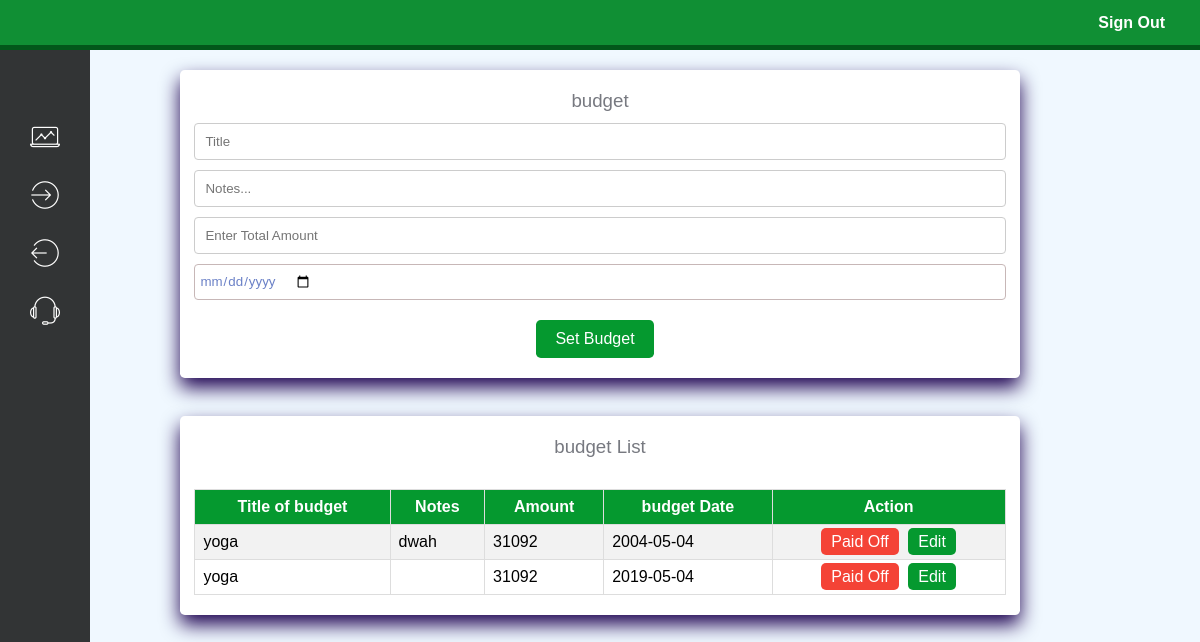
/CashIn.php, run on the app's committed database.
### tables this page shows
CREATE TABLE `budgets` (
  `BudgetID` int(11) NOT NULL,
  `UserID` int(255) NOT NULL,
  `title_budget` varchar(255) NOT NULL,
  `notes_budget` text DEFAULT NULL,
  `amount_budget` int(11) NOT NULL,
  `budget_date` date NOT NULL
);

### CashIn.php (the view, shortened to what this page needs)
<?php
$conn = getConnection();
?>
<!DOCTYPE html>
<html lang="en">
<head>
    <link rel="stylesheet" href="Assets/cashin.css">
</head>
<body>
    <aside class="sidebar">
        <div class="container">
            <div class="logo">
            </div>
        <ul class="links">
            <li>
            <span><img src="img/dash (2).png" alt="Dashboard"></span>
            </li>
            <li>
                <span><img src="img/cashinn.png" alt="Dashboard"></span>
            </li>
            <li>
            <span><img src="img/cashoutt.png" alt="Dashboard"></span>
            </li>
            <li>
            <span> <img src="img/layanan.png" alt="Dashboard"></span>
        </li>
        </ul>
        </aside>
        <div class="topbar" style="border-bottom:5px solid #02571a; background-color:#108f34 " >
      <a href="logout.php" id="signout-link">Sign Out</a>
    </div>
    <div class="user-amount-container">
        <div class="wrapper">
            <div class="container">
                <div class="total-amount-container">
                    <h3>budget</h3>
                    <div>
                    <form method="post" action="">
    <input type="text" name="budgets-title" id="budgets-title" placeholder="Title">
    <input type="text" name="Notes-text" id="Notes-text" placeholder="Notes...">
    <input type="text" name="total-amount" id="total-amount" placeholder="Enter Total Amount">
    <input type="date" name="budget" id="budget" placeholder="Select budget Date">
    <button type="submit" class="submit-budgetbtn" id="total-amount-button">Set Budget</button>
</form>
                    </div>
                </div>
                <br>
                <div class="budget-list">
                    <h3>budget List</h3>
                    <div class="list-budget" id="list-budget">
                        <div class="table-container">
                            <table border="1px">
                                <tr>
                                    <th>Title of budget</th>
                                    <th>Notes</th>
                                    <th>Amount</th>
                                    <th>budget Date</th>
                                    <th>Action</th>
                                </tr>
                                <?php
$fetchQuery = "SELECT * FROM budgets";
$fetchResult = mysqli_query($conn, $fetchQuery);
if ($fetchResult) {
    while ($row = mysqli_fetch_assoc($fetchResult)) {
        echo "<tr>";
        echo "<td>{$row['title_budget']}</td>";
        echo "<td>{$row['notes_budget']}</td>";
        echo "<td>{$row['amount_budget']}</td>";
        echo "<td>{$row['budget_date']}</td>";
        echo '<td class="action-buttons">
                    <a href="delete_cashin.php?delete=' . $row['BudgetID'] . '" class="delete-button">Paid Off</a>
                    <a href="edit_cashin.php?id=' . $row['BudgetID'] . '" class="edit-button">Edit</a>
                </td>';
        echo "</tr>";
    }
} else {
    echo "Error: " . mysqli_error($conn);
}
?>
                            </table>
                        </div>
</body>
</html>

### Assets/cashin.css (style rules this page uses)
* { padding: 0; margin: 0; box-sizing: border-box; font-family: sans-serif; user-select: none; --webkit-user-select: none; }
.topbar { position: fixed; top: 0; height: 50px; width: 100%; background-color: #05992f; display: flex; align-items: center; padding: 0 15px; justify-content: space-between; color: white; }
#signout-link { color: white; font-weight: bold; text-decoration: none; cursor: pointer; margin-right: 20px; }
.sidebar { position: fixed; top: 50px; left: 0; width: 90px; height: 100%; display: flex; align-items: center; flex-direction: column; background: rgba(3, 3, 3, 0.8); backdrop-filter: blur(17px); --webkit-backdrop-filter: blur(17px); border-right: 1px solid rgba(255, 0, 0, 0, 1); transition: width 0.3s ease; }
.sidebar .logo { color: #000; display: flex; align-items: center; padding: 25px 10px 15px; }
.sidebar .links { list-style: none; margin-top: 20px; overflow-y: auto; scrollbar-width: none; height: calc(100%); }
.links li { display: flex; border-radius: 4px; align-items: center; transition: background-color 0.3s ease; }
.links li span { padding: 12px 10px; }
body { background-color: aliceblue; }
.budget-list { margin: auto; text-align: center; align-items: center; background-color: #ffffff; padding: 1.25em 0.9em; border-radius: 0.3em; box-shadow: 0 0.6em 1.2em #1c0050; width: 70%; margin-top: 20px; }
.container input[type="date"] { display: flex; width: 100%; padding: 0.6em 0.3em; border: 1px solid #c7b7b7; border-radius: 0.3em; color: #6b81c7; outline: none; font-weight: 400; margin-bottom: 0.6em; }
.table-container { max-height: 240px; overflow-y: auto; }
.action-buttons { text-align: center; }
h3 { color: #2f4587; margin-bottom: 20px; }
input { margin-top: 10px; padding: 10px; width: 100%; border: 1px solid #ccc; border-radius: 5px; box-sizing: border-box; }
table { width: 100%; border-collapse: collapse; margin-top: 20px; }
th, td { border: 1px solid #ddd; padding: 8px; text-align: left; }
th { text-align: center; background-color: #05992f; color: white; }
tr:nth-child(even) { background-color: #f2f2f2; }
.delete-button { padding: 5px 10px; text-align: center; text-decoration: none; margin: 20px 0px; border-radius: 5px; cursor: pointer; transition: background-color 0.3s; background-color: #f44336; color: white; }
.edit-button { padding: 5px 10px; text-align: center; text-decoration: none; margin: 20px 0px; border-radius: 5px; cursor: pointer; transition: background-color 0.3s; background-color: #05992f; color: white; margin-left: 5px; }
.wrapper { font-size: 16px; width: 100%; margin: 1em auto; }
.wrapper h3 { color: #777980; font-weight: 500; margin-bottom: 0.6em; }
.container input { display: block; width: 100%; padding: 0.6em 0.3em; border: 1px solid #c7b7b7; border-radius: 0.3em; color: #05992f; outline: none; font-weight: 400; margin-bottom: 0.6em; }
.total-amount-container { margin: auto; text-align: center; align-items: center; background-color: #ffffff; padding: 1.25em 0.9em; border-radius: 0.3em; box-shadow: 0 0.6em 1.2em #1c0050; width: 70%; margin-top: 70px; }
.submit-budgetbtn { font-size: 1em; margin-top: 0.8em; background-color: #05992f; border: none; outline: none; color: #ffffff; padding: 0.6em 1.2em; border-radius: 0.3em; cursor: pointer; }
input[type="text"] { width: 100%; padding: 10px; margin-bottom: 10px; border: 1px solid #ccc; border-radius: 4px; box-sizing: border-box; }
button { display: inline-block; padding: 10px 20px; font-size: 16px; color: #fff; background-color: #05992f; border: none; border-radius: 4px; cursor: pointer; margin-right: 10px; }

### data on the page
budgets: title_budget "yoga", notes_budget "dwah", amount_budget "31092", budget_date "2004-05-04"
budgets: title_budget "yoga", amount_budget "31092", budget_date "2019-05-04"
